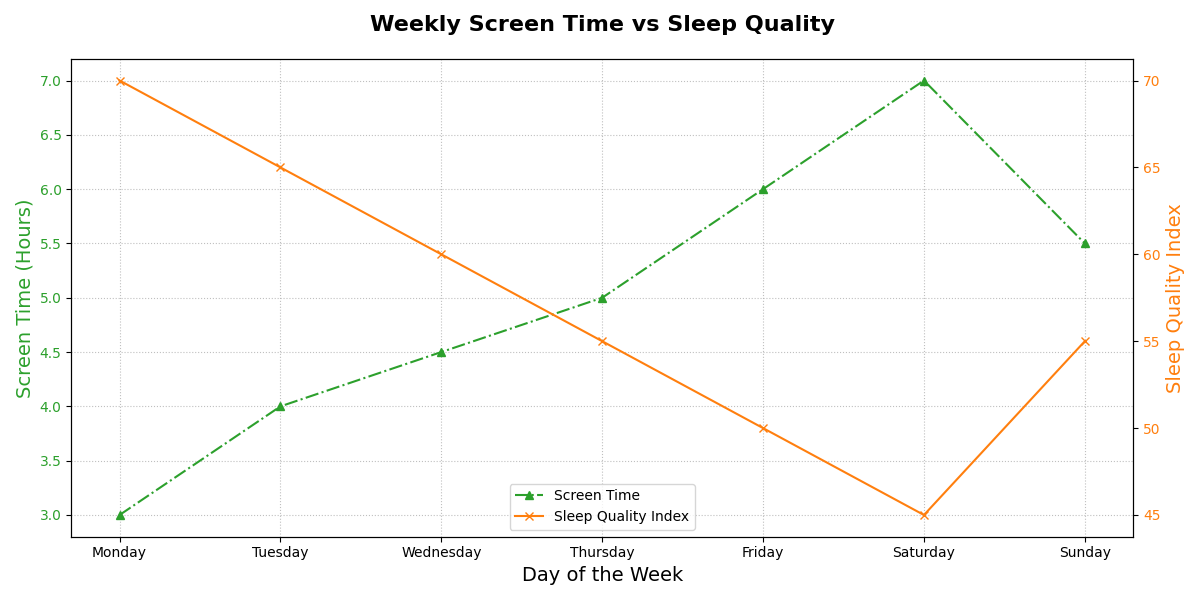

The Python source for this figure:
import matplotlib.pyplot as plt
import numpy as np

days = ['Monday', 'Tuesday', 'Wednesday', 'Thursday', 'Friday', 'Saturday', 'Sunday']
x = np.arange(len(days))

screen_time = [3, 4, 4.5, 5, 6, 7, 5.5]
sleep_quality_index = [70, 65, 60, 55, 50, 45, 55]

fig, ax1 = plt.subplots(figsize=(12, 6))

# Random styles changes
color1 = 'tab:green'
color2 = 'tab:orange'
ax1.set_xlabel('Day of the Week', fontsize=14, fontweight='medium')
ax1.set_ylabel('Screen Time (Hours)', color=color1, fontsize=14, fontweight='medium')
ax1.plot(days, screen_time, color=color1, marker='^', linestyle='-.', linewidth=1.5, label='Screen Time')
ax1.tick_params(axis='y', labelcolor=color1)

# Alter grid style
ax1.grid(which='both', linestyle=':', linewidth=0.8, alpha=0.8)

ax2 = ax1.twinx()
ax2.set_ylabel('Sleep Quality Index', color=color2, fontsize=14, fontweight='medium')
ax2.plot(days, sleep_quality_index, color=color2, marker='x', linestyle='-', linewidth=1.5, label='Sleep Quality Index')
ax2.tick_params(axis='y', labelcolor=color2)

# Randomize title and legend
plt.title('Weekly Screen Time vs Sleep Quality', fontsize=16, fontweight='heavy', pad=20)

fig.tight_layout()

# Randomize legend position
lines_1, labels_1 = ax1.get_legend_handles_labels()
lines_2, labels_2 = ax2.get_legend_handles_labels()
ax1.legend(lines_1 + lines_2, labels_1 + labels_2, loc='lower center', fontsize=10)

plt.show()
